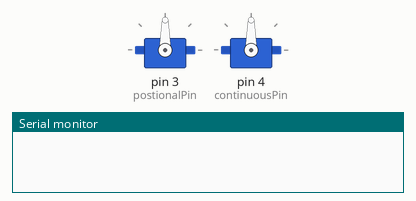
Recording of a sketch running on a simulated Arduino Uno, built with avr-gcc and run on an emulated ATmega328P. Shown: 2 × servo, the last lines printed to the serial monitor.

Above: at 0.05 s.
At 4.75 s:
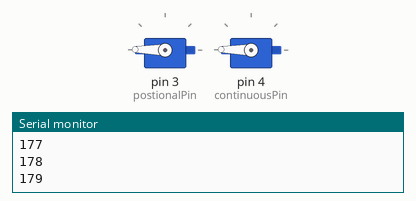
At 9.45 s:
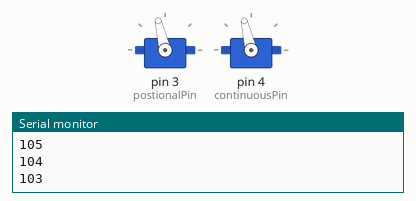
At 19.55 s:
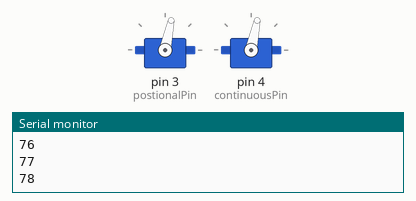
Timing chart, 0 to 26.1 s (numbered marks = the images above):
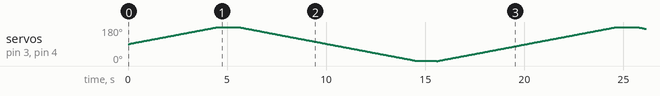

The sketch:

W07_04_servoSweep_180_360.ino
```cpp
// continuous and positional servos
// seep across loops -- could work witha timer and inputs

#include <Servo.h>

Servo positional_180;
Servo continuous_360;

int postionalPin = 3;
int continuousPin = 4;

int pos = 90;
int increment = 1;

void setup()
{
  positional_180.attach(postionalPin);
  continuous_360.attach(continuousPin);
  Serial.begin(9600);
}

void loop()
{
  // movement from 90 to 180

  // if you need to center the servos and attach horns,
  // use this line then comment out

  //pos = 90;

  positional_180.write(pos);
  continuous_360.write(pos);
  delay(50); // it takes time to physically move
  pos+=increment;

  // use the following one at a time

      // 90 to 0 (right side, clockwise)
      // if ((pos <= 0) || (pos>=91)) {increment *= -1; delay(1000); }

      // 90 to 180 left side, counter clockwise
      //if ((pos >= 180) || (pos<=90)) {increment *= -1; delay(1000); }

      // full swing 0-180, start at 90
      if ((pos <= 0) || (pos>=180)) {increment *= -1; delay(1000); }

  Serial.println(pos);

}
```
